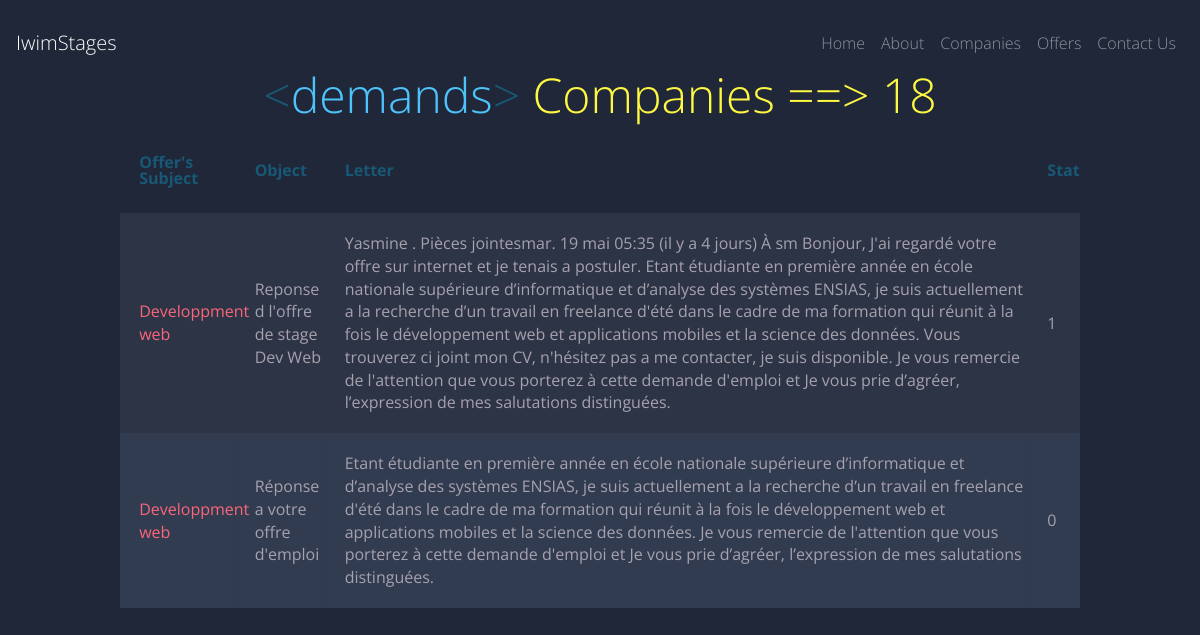
The app's page /student_accceptation/index.php (signed in) with its own data.
### tables this page shows
CREATE TABLE IF NOT EXISTS `lettres_motivation` (
  `id` int(11) NOT NULL AUTO_INCREMENT,
  `et_id` int(11) NOT NULL,
  `of_id` int(11) NOT NULL,
  `objet` varchar(200) NOT NULL,
  `lettre` text NOT NULL,
  `e_id` int(11) NOT NULL DEFAULT 9,
  `et_acc` int(11) NOT NULL DEFAULT 0,
  PRIMARY KEY (`id`)
);

CREATE TABLE IF NOT EXISTS `offre` (
  `of_id` int(11) NOT NULL AUTO_INCREMENT,
  `of_sujet` varchar(50) DEFAULT NULL,
  `of_description` varchar(1000) DEFAULT NULL,
  `of_datedebut` varchar(10) DEFAULT NULL,
  `of_datefin` varchar(10) DEFAULT NULL,
  `of_duree` int(11) DEFAULT NULL,
  `image` varchar(255) DEFAULT NULL,
  `of_status` int(11) NOT NULL DEFAULT 0,
  `e_id` int(11) NOT NULL,
  PRIMARY KEY (`of_id`)
);

### student_accceptation/index.php (the view, shortened to what this page needs)
<?php
    $host = 'localhost';
    $dbname = 'pfa';
    $username = 'root';
    $password = '';
    $et_id = $_SESSION['et_id'];
            try {
                $conn = new PDO("mysql:host=$host;dbname=$dbname", $username, $password);
            }
            catch (PDOException $e) {
              die("Impossible de se connecter à la base de données $dbname :" );
            }
            $query = "SELECT f.of_sujet, objet, lettre, et_acc from lettres_motivation l, offre f where et_id = :et_id and f.of_id = l.of_id";
            $stmt = $conn-> prepare($query);
            $stmt->bindParam(':et_id', $et_id);
            $stmt->execute();
            $sqlselect = "SELECT count(*) from lettres_motivation where et_id = ".$et_id;
            $contacts = $stmt->fetchAll(PDO::FETCH_ASSOC);
?>
<!DOCTYPE html>
<html lang="en">
<head>
    <link rel="stylesheet" href="https://stackpath.bootstrapcdn.com/bootstrap/4.4.1/css/bootstrap.min.css">
    <link rel="stylesheet" type="text/css" href="stylesheet.css">
</head>
<body>
    <div class="header">
      <nav class="navbar navbar-expand-lg navbar-dark">
        <a class="navbar-brand" href="">IwimStages</a>
        <div class="collapse navbar-collapse" id="navbarSupportedContent">
          <ul class="navbar-nav ml-auto">
              <li class="nav-item">
                  <a class="nav-link" href="  ">Home</a>
              </li>
              <li class="nav-item">
                  <a class="nav-link" href="">About</a>
              </li>
              <li class="nav-item">
                  <a class="nav-link" href="">Companies</a>
              </li>
              <li class="nav-item">
                  <a class="nav-link" href="">Offers</a>
              </li>
              <li class="nav-item">
                  <a class="nav-link" href="http://yas/contact_Admin/">Contact Us</a>
              </li>
            </ul>
        </div>
      </nav>
    </div>
<h1><span class="blue">&lt;</span>demands<span class="blue">&gt;</span> <span class="yellow">Companies ==> <?php echo $et_id ?> </pan></h1>
<table class="container">
	<thead>
		<tr>
			<th><h1>Offer's Subject</h1></th>
			<th><h1>Object</h1></th>
      <th><h1>Letter</h1></th>
      <th><h1>Status</h1></th>
		</tr>
    </thead>
        <tbody>
        <?php
                $res = $conn -> query($sqlselect);
                if ($res -> fetchColumn()>0){
                    foreach ($contacts as $row){
    ?>
    <form action="" method="post">
            <tr>
                <td> <?php  echo $row['of_sujet'] ?> </td>
                <td>  <?php  echo $row['objet'] ?> </td>
                <td> <?php  echo $row['lettre'] ?> </td>
                <td> <?php  echo $row['et_acc'] ?> </td>
            </tr>
    </form>
        </tbody>
        <?php
                    }
                  }
        ?>
</table>
</body>
</html>

### student_accceptation/stylesheet.css (style rules this page uses)
body { font-family: 'Open Sans', sans-serif; font-weight: 300; line-height: 1.42em; color:#A7A1AE; background-color:#1F2739; }
h1 { font-size:3em; font-weight: 300; line-height:1em; text-align: center; color: #4DC3FA; }
.blue { color: #185875; }
.yellow { color: #FFF842; }
.container th h1 { font-weight: bold; font-size: 1em; text-align: left; color: #185875; }
.container td { font-weight: normal; font-size: 1em; -webkit-box-shadow: 0 2px 2px -2px #0E1119; -moz-box-shadow: 0 2px 2px -2px #0E1119; box-shadow: 0 2px 2px -2px #0E1119; }
.container { text-align: left; overflow: hidden; width: 80%; margin: 0 auto; display: table; padding: 0 0 8em 0; }
.container td, .container th { padding-bottom: 2%; padding-top: 2%; padding-left:2%; }
.container tr:nth-child(odd) { background-color: #323C50; }
.container tr:nth-child(even) { background-color: #2C3446; }
.container th { background-color: #1F2739; }
.container td:first-child { color: #FB667A; }

### records on screen
lettres_motivation: of.of_sujet "Developpment web", objet "Reponse d l'offre de stage Dev Web", lettre "Yasmine . Pièces jointesmar. 19 mai 05:35 (il y a 4 jours) À sm Bonjour, J'ai regardé votre offre sur internet et je tenais a postuler. Etant étudiante en première année en école nationale supérieure d’informatique et d’analyse des systèmes ENSIAS, je suis actuellement a la recherche d’un travail en freelance d'été dans le cadre de ma formation qui réunit à la fois le développement web et applications mobiles et la science des données. Vous trouverez ci joint mon CV, n'hésitez pas a me contacter, je suis disponible. Je vous remercie de l'attention que vous porterez à cette demande d'emploi et Je vous prie d’agréer, l’expression de mes salutations distinguées.", et_acc "1"
lettres_motivation: of.of_sujet "Developpment web", objet "Réponse a votre offre d'emploi", lettre "Etant étudiante en première année en école nationale supérieure d’informatique et d’analyse des systèmes ENSIAS, je suis actuellement a la recherche d’un travail en freelance d'été dans le cadre de ma formation qui réunit à la fois le développement web et applications mobiles et la science des données. Je vous remercie de l'attention que vous porterez à cette demande d'emploi et Je vous prie d’agréer, l’expression de mes salutations distinguées.", et_acc "0"

### other values on screen
$et_id "18"
